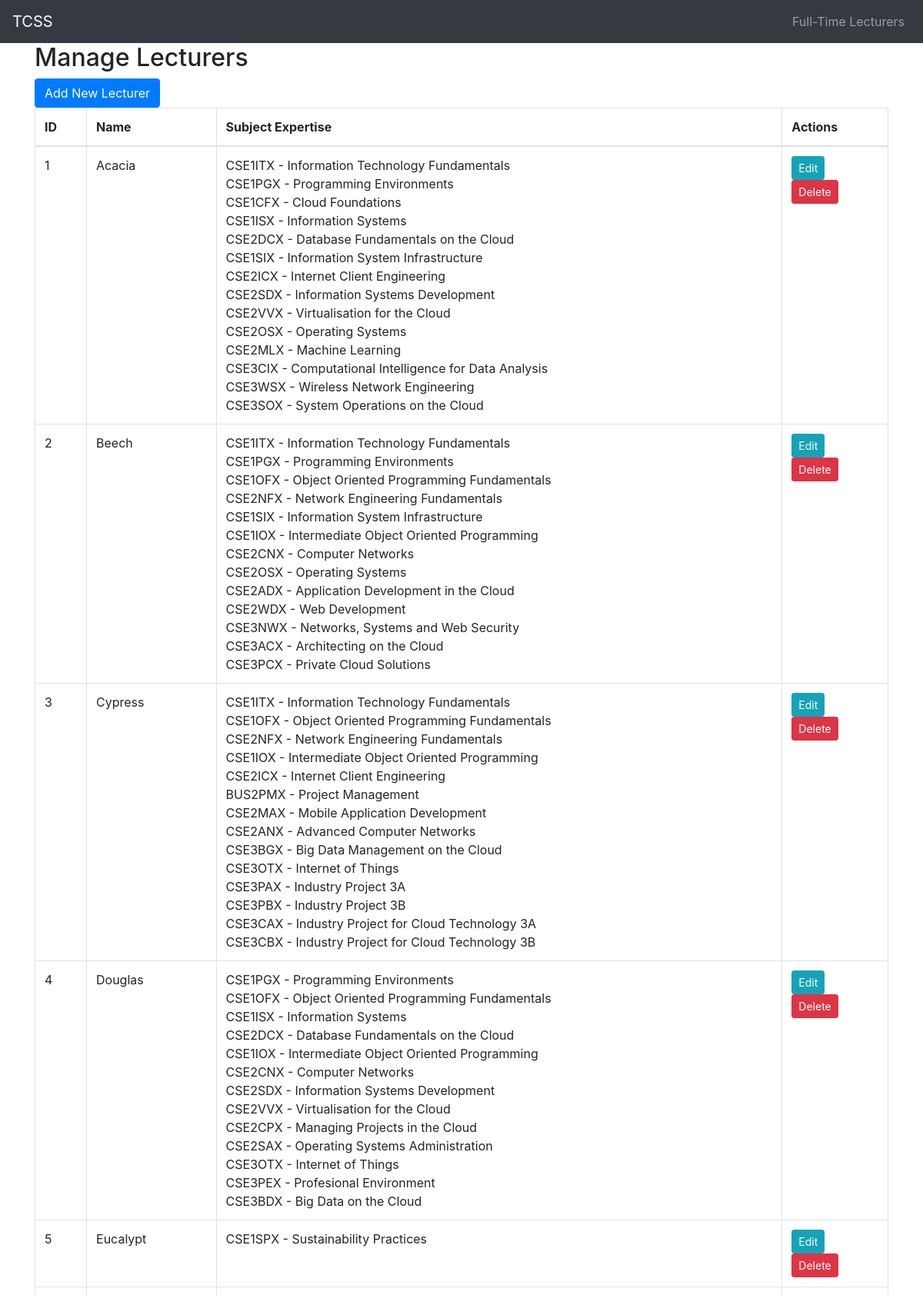
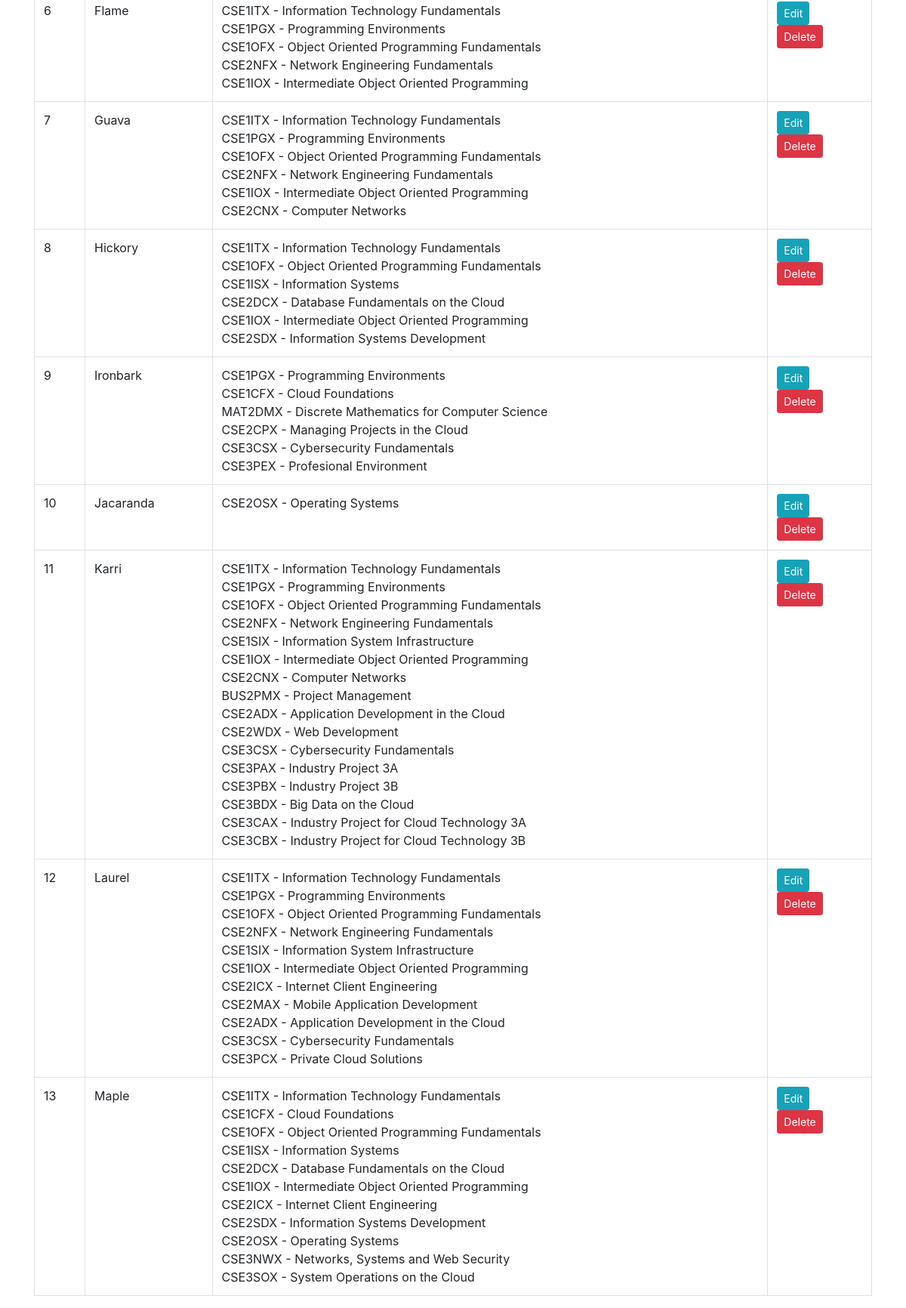
The app's page /view_lecturers with its own data (2 pictures, top to bottom).
### tables this page shows
CREATE TABLE 'lecturers' (
    'id' INTEGER PRIMARY KEY AUTOINCREMENT,
    'name' TEXT,
    'load' REAL,
    'instance_count' INTEGER,
    'workload' REAL,
    'user_id' INTEGER REFERENCES "user"(id)
);

### app.py (the view)
@app.route('/view_lecturers')
def view_lecturers():
    lecturer_data = viewLecturers.generate_lecturer_data()
    return render_template('fulltimelecturers.html', lecturer_data=lecturer_data)

### viewLecturers.py (called while the page is built)
def query_lecturer_details():
    connection = sqlite3.connect("tcss.db")
    cursor = connection.cursor()
    cursor.execute('SELECT id, name FROM lecturers')
    lecturer_names = cursor.fetchall()
    cursor.execute('''SELECT lecturers.id, lecturers.name, subjects.code, subjects.name FROM lecturer_sme
                    JOIN lecturers
                    ON lecturers.id = lecturer_sme.lecturer_id
                    JOIN subjects
                    ON lecturer_sme.subject_id = subjects.id
                    ''')
    lecturer_expertise = cursor.fetchall()
    return lecturer_names, lecturer_expertise

def generate_lecturer_data():
    lecturer_data = query_lecturer_details()
    lecturers = []
    i = 0
    for lecturer in lecturer_data[0]:
        lecturers.append({
            "id": lecturer[0],
            "name": lecturer[1],
            "expertise": []})
        for pair in lecturer_data[1]:
            if pair[1] == lecturer[1]:
                lecturers[i]["expertise"].append(pair[2] + " - " + pair[3])
        i += 1
    return lecturers

### templates/fulltimelecturers.html (shortened to what this page needs)
<!DOCTYPE html>
<html lang="en">
<head>
    <link href="https://stackpath.bootstrapcdn.com/bootstrap/4.5.2/css/bootstrap.min.css" rel="stylesheet">
</head>
<body>
    <nav class="navbar navbar-expand-lg navbar-dark bg-dark">
        <a class="navbar-brand" href="/dashboard">TCSS</a>
        <div class="collapse navbar-collapse" id="navbarNav">
            <ul class="navbar-nav ml-auto">
                <li class="nav-item">
                    <a class="nav-link" href="#lecturers">Full-Time Lecturers</a>
                </li>
            </ul>
        </div>
    </nav>
    <div id="lecturers" class="container">
        <h2>Manage Lecturers</h2>
        <form action="/add_lecturer">
            <button type="submit" class="btn btn-primary btn-custom">Add New Lecturer</button>
        </form>
        <table class="table table-bordered">
            <thead>
                <tr>
                    <th>ID</th>
                    <th>Name</th>
                    <th>Subject Expertise</th>
                    <th>Actions</th>
                </tr>
            </thead>
            <tbody id="lecturer-table-body">
            {% for lecturer in lecturer_data %}
                <tr>
                    <td>{{ lecturer.id }}</td>
                    <td>{{ lecturer.name }}</td>
                    <td>{% for subject in lecturer.expertise %}
                        {{ subject }} <br>
                        {% endfor %}</td>
                    <td>
                        <form method="POST" action="/edit_lecturer">
                            <button type="submit"  class="btn btn-info btn-sm">Edit</button>
                        </form>
                        <form method="POST" action="/delete_lecturer">
                            <button class="btn btn-danger btn-sm">Delete</button>
                        </form>
                    </td>
                </tr>
            {% endfor %}
            </tbody>
        </table>
    </div>
</body>
</html>

### records on screen
lecturers: id "1", name "Acacia", expertise "CSE1ITX - Information Technology Fundamentals" "CSE1PGX - Programming Environments" "CSE1CFX - Cloud Foundations" "CSE1ISX - Information Systems" "CSE2DCX - Database Fundamentals on the Cloud" "CSE1SIX - Information System Infrastructure" "CSE2ICX - Internet Client Engineering" "CSE2SDX - Information Systems Development" "CSE2VVX - Virtualisation for the Cloud" "CSE2OSX - Operating Systems" "CSE2MLX - Machine Learning" "CSE3CIX - Computational Intelligence for Data Analysis" "CSE3WSX - Wireless Network Engineering" "CSE3SOX - System Operations on the Cloud"
lecturers: id "2", name "Beech", expertise "CSE1ITX - Information Technology Fundamentals" "CSE1PGX - Programming Environments" "CSE1OFX - Object Oriented Programming Fundamentals" "CSE2NFX - Network Engineering Fundamentals" "CSE1SIX - Information System Infrastructure" "CSE1IOX - Intermediate Object Oriented Programming" "CSE2CNX - Computer Networks" "CSE2OSX - Operating Systems" "CSE2ADX - Application Development in the Cloud" "CSE2WDX - Web Development" "CSE3NWX - Networks, Systems and Web Security" "CSE3ACX - Architecting on the Cloud" "CSE3PCX - Private Cloud Solutions"
lecturers: id "3", name "Cypress", expertise "CSE1ITX - Information Technology Fundamentals" "CSE1OFX - Object Oriented Programming Fundamentals" "CSE2NFX - Network Engineering Fundamentals" "CSE1IOX - Intermediate Object Oriented Programming" "CSE2ICX - Internet Client Engineering" "BUS2PMX - Project Management" "CSE2MAX - Mobile Application Development" "CSE2ANX - Advanced Computer Networks" "CSE3BGX - Big Data Management on the Cloud" "CSE3OTX - Internet of Things" "CSE3PAX - Industry Project 3A" "CSE3PBX - Industry Project 3B" "CSE3CAX - Industry Project for Cloud Technology 3A" "CSE3CBX - Industry Project for Cloud Technology 3B"
lecturers: id "4", name "Douglas", expertise "CSE1PGX - Programming Environments" "CSE1OFX - Object Oriented Programming Fundamentals" "CSE1ISX - Information Systems" "CSE2DCX - Database Fundamentals on the Cloud" "CSE1IOX - Intermediate Object Oriented Programming" "CSE2CNX - Computer Networks" "CSE2SDX - Information Systems Development" "CSE2VVX - Virtualisation for the Cloud" "CSE2CPX - Managing Projects in the Cloud" "CSE2SAX - Operating Systems Administration" "CSE3OTX - Internet of Things" "CSE3PEX - Profesional Environment" "CSE3BDX - Big Data on the Cloud"
lecturers: id "5", name "Eucalypt", expertise "CSE1SPX - Sustainability Practices"
lecturers: id "6", name "Flame", expertise "CSE1ITX - Information Technology Fundamentals" "CSE1PGX - Programming Environments" "CSE1OFX - Object Oriented Programming Fundamentals" "CSE2NFX - Network Engineering Fundamentals" "CSE1IOX - Intermediate Object Oriented Programming"
lecturers: id "7", name "Guava", expertise "CSE1ITX - Information Technology Fundamentals" "CSE1PGX - Programming Environments" "CSE1OFX - Object Oriented Programming Fundamentals" "CSE2NFX - Network Engineering Fundamentals" "CSE1IOX - Intermediate Object Oriented Programming" "CSE2CNX - Computer Networks"
lecturers: id "8", name "Hickory", expertise "CSE1ITX - Information Technology Fundamentals" "CSE1OFX - Object Oriented Programming Fundamentals" "CSE1ISX - Information Systems" "CSE2DCX - Database Fundamentals on the Cloud" "CSE1IOX - Intermediate Object Oriented Programming" "CSE2SDX - Information Systems Development"
lecturers: id "9", name "Ironbark", expertise "CSE1PGX - Programming Environments" "CSE1CFX - Cloud Foundations" "MAT2DMX - Discrete Mathematics for Computer Science" "CSE2CPX - Managing Projects in the Cloud" "CSE3CSX - Cybersecurity Fundamentals" "CSE3PEX - Profesional Environment"
lecturers: id "10", name "Jacaranda", expertise "CSE2OSX - Operating Systems"
lecturers: id "11", name "Karri", expertise "CSE1ITX - Information Technology Fundamentals" "CSE1PGX - Programming Environments" "CSE1OFX - Object Oriented Programming Fundamentals" "CSE2NFX - Network Engineering Fundamentals" "CSE1SIX - Information System Infrastructure" "CSE1IOX - Intermediate Object Oriented Programming" "CSE2CNX - Computer Networks" "BUS2PMX - Project Management" "CSE2ADX - Application Development in the Cloud" "CSE2WDX - Web Development" "CSE3CSX - Cybersecurity Fundamentals" "CSE3PAX - Industry Project 3A" "CSE3PBX - Industry Project 3B" "CSE3BDX - Big Data on the Cloud" "CSE3CAX - Industry Project for Cloud Technology 3A" "CSE3CBX - Industry Project for Cloud Technology 3B"
lecturers: id "12", name "Laurel", expertise "CSE1ITX - Information Technology Fundamentals" "CSE1PGX - Programming Environments" "CSE1OFX - Object Oriented Programming Fundamentals" "CSE2NFX - Network Engineering Fundamentals" "CSE1SIX - Information System Infrastructure" "CSE1IOX - Intermediate Object Oriented Programming" "CSE2ICX - Internet Client Engineering" "CSE2MAX - Mobile Application Development" "CSE2ADX - Application Development in the Cloud" "CSE3CSX - Cybersecurity Fundamentals" "CSE3PCX - Private Cloud Solutions"
lecturers: id "13", name "Maple", expertise "CSE1ITX - Information Technology Fundamentals" "CSE1CFX - Cloud Foundations" "CSE1OFX - Object Oriented Programming Fundamentals" "CSE1ISX - Information Systems" "CSE2DCX - Database Fundamentals on the Cloud" "CSE1IOX - Intermediate Object Oriented Programming" "CSE2ICX - Internet Client Engineering" "CSE2SDX - Information Systems Development" "CSE2OSX - Operating Systems" "CSE3NWX - Networks, Systems and Web Security" "CSE3SOX - System Operations on the Cloud"
